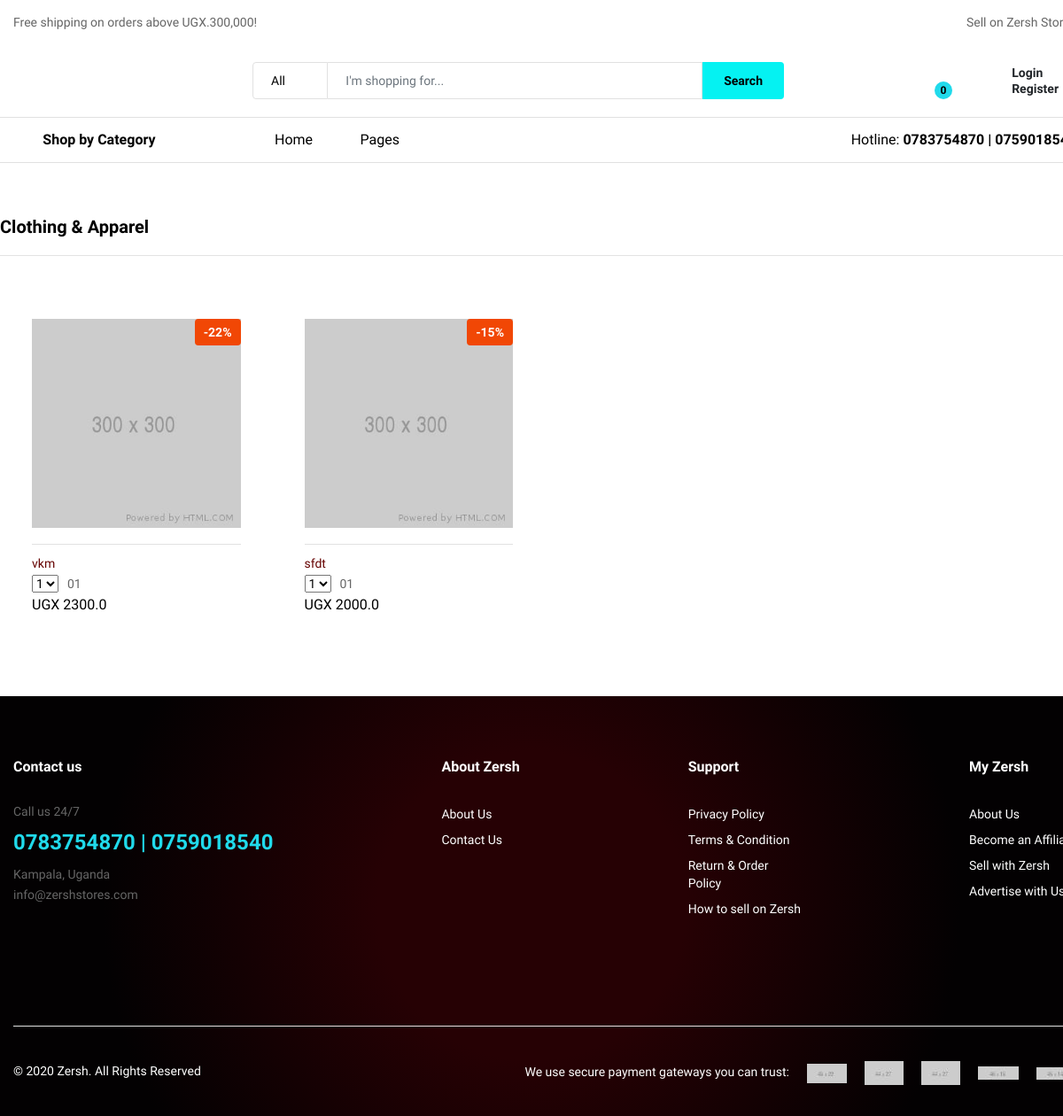
The page /store/category/1/ on the database as committed earlier.
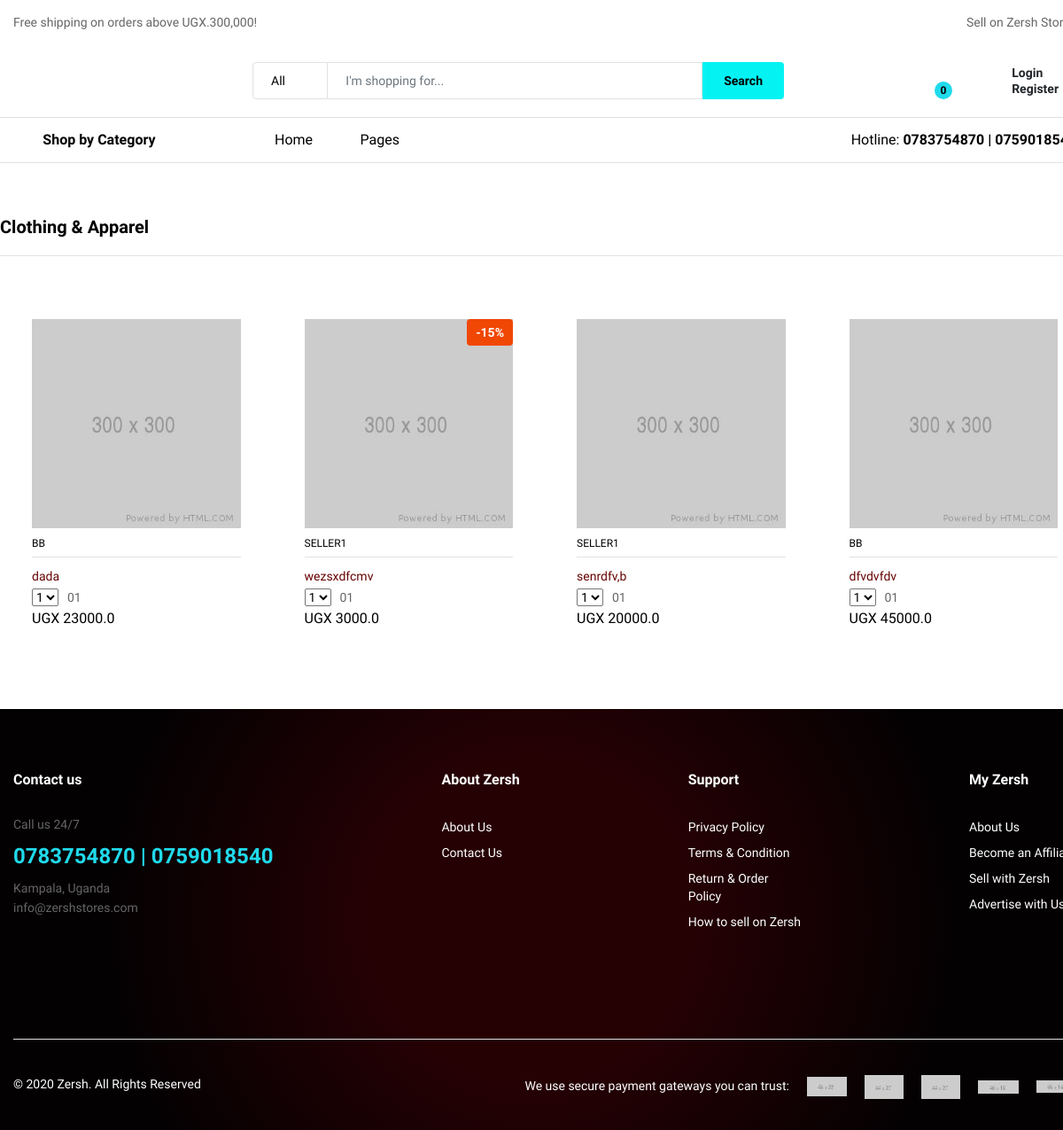
The same page on the database as committed later.
### store/models.py (models this page shows, shortened)
class Category(models.Model):
    name = models.CharField(max_length=120)
    image_263x629 = models.ImageField(upload_to='cat_imgs')
    image_263x629_2 = models.ImageField(upload_to='cat_imgs')
    image_263x629_3 = models.ImageField(upload_to='cat_imgs')
    img_array = [image_263x629, image_263x629_2, image_263x629_3]
    description = models.CharField(max_length=250)

class Product(models.Model):
    name = models.CharField(max_length=120)
    price = models.FloatField()
    image_182x182 = models.ImageField(upload_to='pdt_imgs/')
    image_1200x1200 = models.ImageField(upload_to='pdt_imgs/alt_imgs/')
    image_600x600 = models.ImageField(upload_to='pdt_imgs/alt_imgs/')
    image_600x600_2 = models.ImageField(upload_to='pdt_imgs/alt_imgs/')
    image_300x300 = models.ImageField(upload_to='pdt_imgs/alt_imgs/')
    img_array = [image_1200x1200, image_600x600, image_600x600_2]
    sku = models.IntegerField()
    available = models.BooleanField(default=True)
    discount = models.IntegerField(default = 0)
    description = models.CharField(max_length=120, blank=True, null=True)
    brand = models.CharField(max_length=120, blank=True, null=True)
    category = models.ForeignKey(SubCategory, on_delete=models.CASCADE)
    seller = models.ForeignKey(Seller, on_delete=models.CASCADE)

### user/models.py (models this page shows)
class Seller(models.Model):
    user = models.ForeignKey(CustomUser, on_delete=models.CASCADE, blank=True, null=True)
    store_name = models.CharField(max_length=120)
    address = models.CharField(max_length=180)
    phone = models.IntegerField(blank=True, null=True)
    email = models.CharField( max_length=180, blank=True, null=True )
    def __str__(self):
        return self.store_name

### store/views.py (the view)
# urls.py: path('category/<int:pk>/', CatDetailView.as_view(), name='cat_detail'),
class CatDetailView(DetailView):
    model = Category
    template_name = 'listing.html'
    def get_context_data(self, *args, **kwargs):
        context = super(CatDetailView, self).get_context_data( **kwargs)
        context['products'] = Product.objects.all().order_by('?')
        context['pdts'] = Product.objects.all().order_by('?')[:3]
        return context

### pages/templatetags/cart_template_tags.py (called while the page is built)
@register.filter
def cart_item_counter(user):
    if user.is_authenticated:
        qs = Order.objects.filter(customer=user, complete=False)
        if qs:
            return qs[0].orderitem_set.count()
    return 0

### store/context_processors.py (called while the page is built)
def categories_processor(request):
    categories = Category.objects.all()
    ads = Ad.objects.all()
    return {'cates': categories, 'ads':ads}

### templates/listing.html (shortened to what this page needs)
{% extends 'base.html' %}
{% block content %}
<div class="ps-section--default ps-customer-bought">
<div class="ps-section__header">
    <h3>{{ object.name }}</h3>
</div>
<div class="ps-section__content container">
    <div class="row">
        {% for pdt in products %}
        {% if pdt.category.category.name == object.name %}
        <div class="col-xl-3 col-lg-3 col-md-4 col-sm-6 col-6 ">
            <div class="ps-product">
                <div class="ps-product__thumbnail"><a href="{% url 'pdt_detail' pdt.id %}"><img src="{{ pdt.image_300x300.url }}" alt=""></a>
                    {% if pdt.discount > 0 %}
                        <div class="ps-product__badge">-{{ pdt.discount }}%</div>
                    {% endif %}
                </div>
                <div class="ps-product__container"><a class="ps-product__vendor" href="#">{{ pdt.seller }}</a>
                    <div class="ps-product__content"><a class="ps-product__title" href="product-default.html">{{ pdt.name }}</a>
                        <div class="ps-product__rating">
                            <select class="ps-rating" data-read-only="true">
                                <option value="1">1</option>
                            </select><span>01</span>
                        </div>
                        <p class="ps-product__price">UGX {{ pdt.price }}</p>
                    </div>
                </div>
            </div>
        </div>
        {% endif %}
        {% endfor %}
    </div>
</div>
</div>
{% endblock content %}

### templates/base.html (shortened to what this page needs)
{% load static %}
{% load cart_template_tags %}
<!DOCTYPE html>
<html>
<head>
  <link rel="stylesheet" href="{% static  'plugins/font-awesome/css/font-awesome.min.css'  %}">
  <link rel="stylesheet" href="{% static  'fonts/Linearicons/Linearicons/Font/demo-files/demo.css'  %}">
  <link rel="stylesheet" href="{% static  'plugins/bootstrap/css/bootstrap.min.css'  %}">
  <link rel="stylesheet" href="{% static  'plugins/owl-carousel/assets/owl.carousel.min.css'  %}">
  <link rel="stylesheet" href="{% static  'plugins/owl-carousel/assets/owl.theme.default.min.css'  %}">
  <link rel="stylesheet" href="{% static  'plugins/slick/slick/slick.css'  %}">
  <link rel="stylesheet" href="{% static  'plugins/nouislider/nouislider.min.css'  %}">
  <link rel="stylesheet" href="{% static  'plugins/lightGallery-master/dist/css/lightgallery.min.css'  %}">
  <link rel="stylesheet" href="{% static  'plugins/jquery-bar-rating/dist/themes/fontawesome-stars.css'  %}">
  <link rel="stylesheet" href="{% static  'plugins/select2/dist/css/select2.min.css'  %}">
  <link rel="stylesheet" href="{% static  'css/style.css'  %}">
  <link rel="stylesheet" href="{% static  'css/market-place-1.css'  %}">
</head>
<body>
  <header class="header header--standard header--market-place-1" data-sticky="true">
    <div class="header__top">
      <div class="container">
        <div class="header__left">
          <p>Free shipping on orders above UGX.300,000!</p>
        </div>
        <div class="header__right">
          <ul class="header__top-links">
            {% if user.is_seller  %}
            <li><a href="{% url 'seller_dash' %}">My Seller Account</a></li>
            {% elif user.is_authenticated  %}
            <li><a href="{% url 'user_dash' user.id %}">My Account</a></li>
            <li><a href="{% url 'seller_reg' %}">Sell on Zersh Stores</a></li>
            {% else %}
            <li><a href="{% url 'seller_reg' %}">Sell on Zersh Stores</a></li>
            {% endif %}
          </ul>
        </div>
      </div>
    </div>
    <div class="header__content">
      <div class="container">
        <div class="header__content-left">
        </div>
        <div class="header__content-center">
          <form class="ps-form--quick-search" action="{% url 'search_results' %}"
          method="get">
            <div class="form-group--icon"><i class="icon-chevron-down"></i>
              <select class="form-control">
                <option value="1">All</option>
              </select>
            </div>
            <input name="q" class="form-control" type="text" placeholder="I'm shopping for...">
            <button>Search</button>
          </form>
        </div>
        <div class="header__content-right">
          <div class="header__actions">
            <div class="ps-cart--mini"><a class="header__extra" href="{% url 'cart' %}"><i
                  class="icon-bag2"></i><span><i>{{ request.user|cart_item_counter }}</i></span></a>
            </div>
            <div class="ps-block--user-header">
              <div class="ps-block__left"><i class="icon-user"></i></div>
              <div class="ps-block__right">
                {% if user.is_authenticated %}
                <a href="">Hi {{ user.username }}</a>
                <a href="{% url 'account_logout' %}">Logout</a>
                {% else %}
                <a href="{% url 'account_login' %}">Login</a>
                <a href="{% url 'account_signup' %}">Register</a>
                {% endif %}
              </div>
            </div>
          </div>
        </div>
      </div>
    </div>
    <nav class="navigation">
      <div class="container">
        <div class="navigation__left">
          <div class="menu--product-categories">
            <div class="menu__toggle"><i class="icon-menu"></i><span> Shop by Category</span></div>
          </div>
        </div>
        <div class="navigation__right">
          <ul class="menu">
            <li class="current-menu-item menu-item-has-children"><a href="{% url 'home' %}">Home</a>
            </li>
            <li class="menu-item-has-children has-mega-menu"><a href="#">Pages</a>
            </li>
          </ul>
          <div class="ps-block--header-hotline inline">
            <p><i class="icon-telephone"></i>Hotline:<strong> 0783754870 | 0759018540</strong></p>
          </div>
        </div>
      </div>
    </nav>
  </header>
  <div class="mt-5 py-4">
  </div>
  {% block content %} {% endblock content %}
  <footer class="ps-footer">
    <div class="container">
      <div class="ps-footer__widgets">
        <aside class="widget widget_footer widget_contact-us">
          <h4 class="widget-title">Contact us</h4>
          <div class="widget_content">
            <p>Call us 24/7</p>
            <h3>0783754870 | 0759018540</h3>
            <p>Kampala, Uganda <br><a href="mailto:info@zershstores.com">info@zershstores.com</a>
            </p>
            <ul class="ps-list--social">
              <li><a class="facebook" href="https://www.facebook.com/zershonlineshop"><i class="fa fa-facebook"></i></a></li>
              <li><a class="twitter" href="https://twitter.com/Ugzersh"><i class="fa fa-twitter"></i></a></li>
              <li><a class="instagram" href="https://www.instagram.com/zersh.ug/"><i class="fa fa-instagram"></i></a></li>
            </ul>
          </div>
        </aside>
        <aside class="widget widget_footer">
          <h4 class="widget-title">About Zersh</h4>
          <ul class="ps-list--link">
              <li><a href="{% url 'about' %}">About Us</a></li>
              <li><a href="{% url 'contact' %}">Contact Us</a></li>
          </ul>
      </aside>
      <aside class="widget widget_footer">
        <h4 class="widget-title">Support</h4>
        <ul class="ps-list--link">
            <li><a href="{% url 'privacy' %}">Privacy Policy</a></li>
            <li><a href="{% url 'terms' %}">Terms & Condition</a></li>
            <li><a href="{% url 'order_policy' %}">Return & Order <br> Policy</a></li>
            <li><a href="{% url 'how_to_sell' %}">How to sell on Zersh</a></li>
        </ul>
    </aside>
    <aside class="widget widget_footer">
      <h4 class="widget-title">My Zersh</h4>
      <ul class="ps-list--link">
          <li><a href="{% url 'about' %}">About Us</a></li>
          <li><a href="{% url 'contact' %}">Become an Affiliate</a></li>
          <li><a href="{% url 'seller_reg' %}">Sell with Zersh</a></li>
          <li><a href="#">Advertise with Us</a></li>
      </ul>
  </aside>
      </div>
      <div class="ps-footer__copyright">
        <p>© 2020 Zersh. All Rights Reserved</p>
        <p><span>We use secure payment gateways you can trust:</span><a href="#"><img src="{% static 'img/payment-method/1.jpg' %}" alt=""></a><a
            href="#"><img src="img/payment-method/2.jpg" alt=""></a><a href="#"><img src="img/payment-method/3.jpg"
              alt=""></a><a href="#"><img src="img/payment-method/4.jpg" alt=""></a><a href="#"><img
              src="img/payment-method/5.jpg" alt=""></a></p>
      </div>
    </div>
  </footer>
</body>
</html>

### static/css/market-place-1.css (style rules this page uses)
.header--market-place-1 .header__extra span i { color: #000; font-weight: 700; }
.header--market-place-1 .navigation { border-top: 1px solid #e1e1e1; border-bottom: 1px solid #e1e1e1; background-color: #fff; }
.header--market-place-1 .navigation > .container { display: flex; flex-flow: row nowrap; }
.header--market-place-1 .navigation > .container > * { width: 100%; }

Rows that differ between the two databases and show on the page:
removed Product: image_300x300 (picture), discount "22", name "vkm", price "2300.0"
removed Product: image_300x300 (picture), discount "15", name "sfdt", price "2000.0"
added Product: image_300x300 (picture), seller "BB", name "dada", price "23000.0"
added Product: image_300x300 (picture), discount "15", seller "SELLER1", name "wezsxdfcmv", price "3000.0"
added Product: image_300x300 (picture), seller "SELLER1", name "senrdfv,b", price "20000.0"
added Product: image_300x300 (picture), seller "BB", name "dfvdvfdv", price "45000.0"
